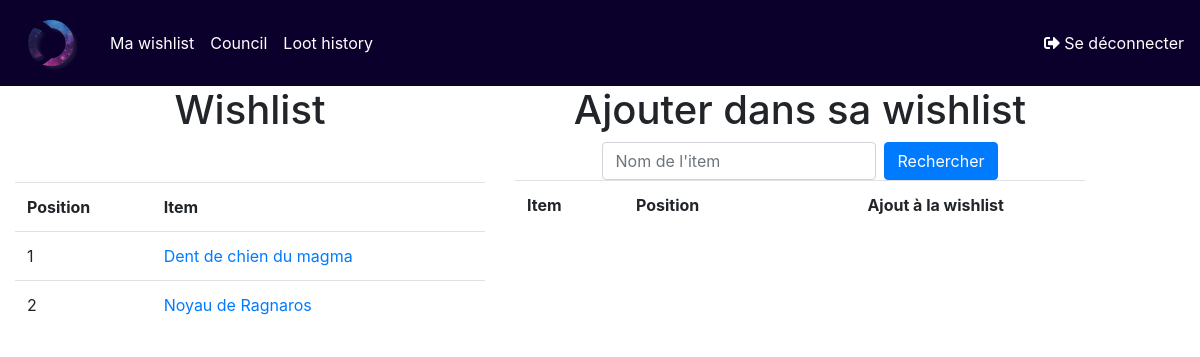
The app's page /wishlist/ (signed in) with its own data.
### accounts/models.py (models this page shows, shortened)
class Item(models.Model):
    name = models.CharField(max_length=200, null=True)
    media = models.CharField(max_length=200, null=True)

### accounts/views/wishlist.py (the view, shortened to what this page needs)
# urls.py: path('wishlist/', views.wishlist, name="wishlist"),
@login_required(login_url='login')
def wishlist(request):
    user = request.user
    try:
        member_connected = Member.objects.get(email=user.email)
    except Member.DoesNotExist :
        member_connected = None
    wishlist_member = Wishlist.objects.filter(member=member_connected).values('order', 'item', 'item__name', 'item__media')
    TEMPLATE_URL = 'accounts/wishlist.html'
    context = {'wishlist_member': wishlist_member}
    return render(request, TEMPLATE_URL, context)

### accounts/templates/accounts/wishlist.html (shortened to what this page needs)
{% extends 'accounts/base.html' %}
{% block content %}
<div class="container-fluid">
    <div class="row">
        <div class="col-5">
            <h1 class="text-center mb-5">Wishlist</h1>
            {% if wishlist_member|length > 0 %}
                <table class="table">
                    <tr>
                        <th>Position</th>
                        <th>Item</th>
                    </tr>
                    {% for wishlist in wishlist_member|dictsort:'order' %}
                        <tr>
                            <td>{{wishlist.order}}</td>
                            <td><a href="https://fr.classic.wowhead.com/item={{wishlist.item__media}}">{{wishlist.item__name}}</a></td>
                        </tr>
                    {% endfor %}
                </table>
            {%endif%}
        </div>
        <div class="col-6">
            <h1 class="text-center">Ajouter dans sa wishlist</h1>
            <form action="" method="post" class="form-inline d-flex justify-content-center align-items-center">
                <div class="form-group mr-2">
                    <input type="text" class="form-control" placeholder="Nom de l'item" name="item_name">
                </div>
                <input type="submit" class="btn btn-primary" value="Rechercher" name="looking_for_item">
            </form>
            <table class="table">
                <tr>
                    <th>Item</th>
                    <th>Position</th>
                    <th class='text-center'>Ajout à la wishlist</th>
                </tr>
            </table>
        </div>
    </div>
</div>
{% endblock %}

### records on screen
Item: order "1", item__name "Dent de chien du magma"
Item: order "2", item__name "Noyau de Ragnaros"
